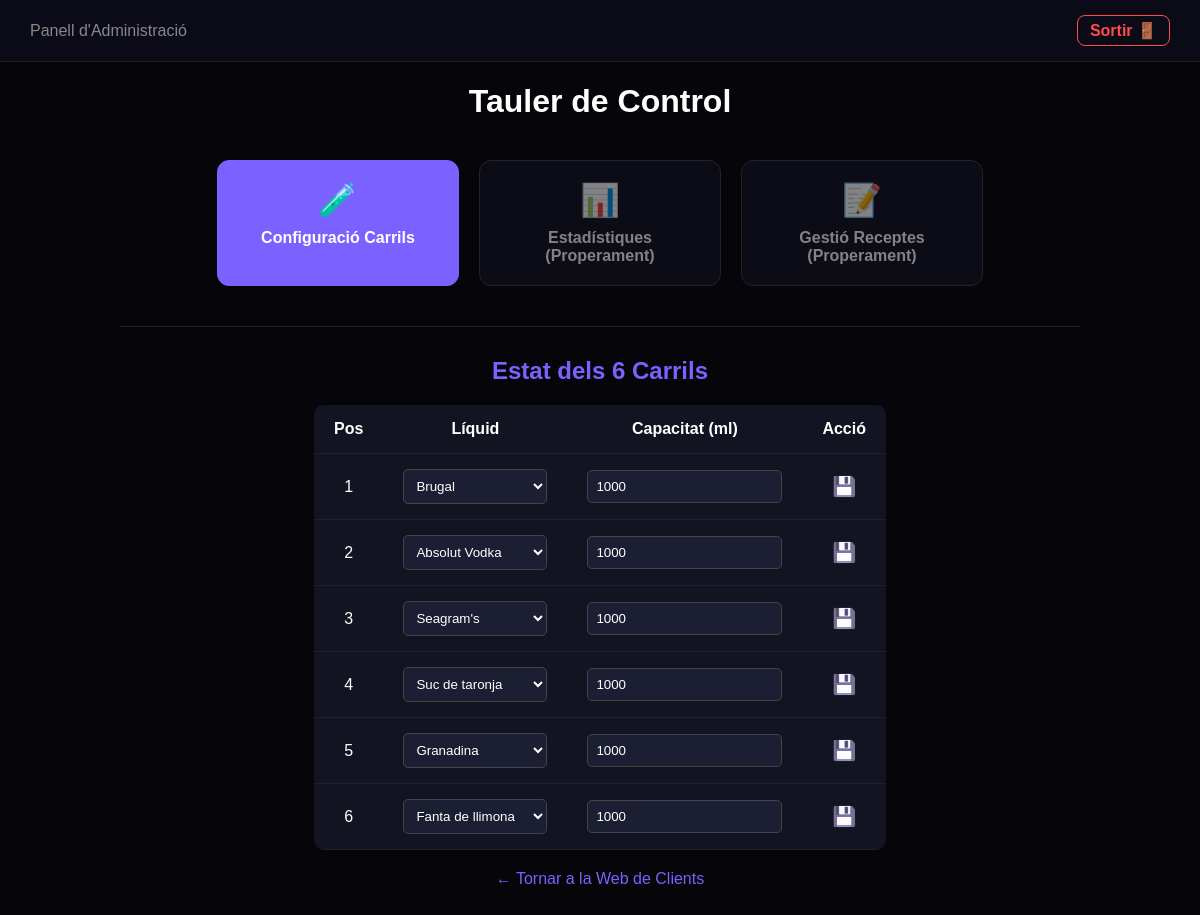
/admin (signed in), run on the app's committed database.
### tables this page shows
CREATE TABLE Muntatge (
        Posicio             INTEGER PRIMARY KEY CHECK (Posicio BETWEEN 1 AND 6),
        ID_Ingredient       INTEGER NOT NULL,
        Capacitat_Actual_ml INTEGER NOT NULL DEFAULT 0,
        FOREIGN KEY (ID_Ingredient) REFERENCES Ingredients(ID_Ingredient)
    );

CREATE TABLE Ingredients (
        ID_Ingredient INTEGER PRIMARY KEY AUTOINCREMENT,
        Nom_Liquid    TEXT NOT NULL,
        Te_Alcohol    INTEGER NOT NULL DEFAULT 0,
        Categoria     TEXT NOT NULL
    );

### app.py (the view)
@app.route('/admin')
def admin():
    if not session.get('admin_loguejat'):
        return redirect(url_for('login'))
    return render_template('admin.html', carrils=database.get_muntatge(), liquids=database.get_ingredients())

### database.py (called while the page is built)
def connectar():
    connexio = sqlite3.connect(RUTA_DB)
    connexio.row_factory = sqlite3.Row
    return connexio

def get_ingredients():
    connexio = connectar()
    llistat = connexio.execute("SELECT * FROM Ingredients").fetchall()
    connexio.close()
    return [dict(fila) for fila in llistat]

def get_muntatge():
    connexio = connectar()
    llistat = connexio.execute("""
                                SELECT m.Posicio, m.ID_Ingredient, i.Nom_Liquid, i.Categoria, i.Te_Alcohol, m.Capacitat_Actual_ml
                                FROM Muntatge m
                                JOIN Ingredients i ON m.ID_Ingredient = i.ID_Ingredient
                                ORDER BY m.Posicio
    """).fetchall()
    connexio.close()
    return [dict(fila) for fila in llistat]

### templates/admin.html (shortened to what this page needs)
<!DOCTYPE html>
<html lang="ca">
<head>
</head>
<body>
    <div class="admin-header">
        <div style="color: #888;">Panell d'Administració</div>
        <a href="/logout" class="btn-logout">Sortir 🚪</a>
    </div>
    <h1>Tauler de Control</h1>
    <div class="menu-admin">
        <a href="#carrils" class="boto-config actiu">
            <span style="font-size: 2rem;">🧪</span>
            Configuració Carrils
        </a>
        <a href="#" class="boto-config bloquejat">
            <span style="font-size: 2rem;">📊</span>
            Estadístiques<br>(Properament)
        </a>
        <a href="#" class="boto-config bloquejat">
            <span style="font-size: 2rem;">📝</span>
            Gestió Receptes<br>(Properament)
        </a>
    </div>
    <hr style="border: 0; border-top: 1px solid #222; width: 80%;">
    <div class="seccio-contingut" id="carrils">
        <h2 style="color: #7b61ff; margin-top: 30px;">Estat dels 6 Carrils</h2>
        <table>
            <thead>
                <tr>
                    <th>Pos</th>
                    <th>Líquid</th>
                    <th>Capacitat (ml)</th>
                    <th>Acció</th>
                </tr>
            </thead>
            <tbody>
                {% for fila in carrils %}
                <tr>
                    <form action="/guardar_carril" method="POST">
                        <td>{{ fila.Posicio }}<input type="hidden" name="posicio" value="{{ fila.Posicio }}"></td>
                        <td>
                            <select name="id_ingredient">
                                {% for ing in liquids %}
                                <option value="{{ ing.ID_Ingredient }}" {% if ing.ID_Ingredient == fila.ID_Ingredient %}selected{% endif %}>
                                    {{ ing.Nom_Liquid }}
                                </option>
                                {% endfor %}
                            </select>
                        </td>
                        <td><input type="number" name="ml" value="{{ fila.Capacitat_Actual_ml }}"></td>
                        <td><button type="submit" class="btn-save">💾</button></td>
                    </form>
                </tr>
                {% endfor %}
            </tbody>
        </table>
    </div>
    <p style="margin-bottom: 50px;"><a href="/" style="color: #7b61ff; text-decoration: none;">← Tornar a la Web de Clients</a></p>
</body>
</html>

### templates/admin.html (style rules this page uses)
body { background-color: #05050a; color: white; font-family: sans-serif; text-align: center; margin: 0; }
.admin-header { display: flex; justify-content: space-between; align-items: center; padding: 15px 30px; background-color: #0a0b16; border-bottom: 1px solid #222; }
.btn-logout { text-decoration: none; color: #ff4b4b; font-weight: bold; border: 1px solid #ff4b4b; padding: 5px 12px; border-radius: 8px; }
.menu-admin { display: flex; justify-content: center; gap: 20px; margin: 40px 0; }
.boto-config { background: #121421; border: 1px solid #7b61ff; color: white; padding: 20px 30px; border-radius: 12px; cursor: pointer; text-decoration: none; font-weight: bold; transition: 0.3s; display: flex; flex-direction: column; align-items: center; gap: 10px; width: 180px; }
.boto-config.actiu { background: #7b61ff; color: white; }
.boto-config.bloquejat { opacity: 0.5; border-color: #444; cursor: not-allowed; }
.seccio-contingut { width: 90%; margin: 0 auto; }
table { margin: 20px auto; background-color: #121421; border-collapse: collapse; border-radius: 10px; overflow: hidden; }
th, td { padding: 15px 20px; border-bottom: 1px solid #222; }
select, input { background: #1c1f33; color: white; border: 1px solid #444; padding: 8px; border-radius: 5px; }
.btn-save { background: none; border: none; cursor: pointer; font-size: 1.2rem; filter: sepia(1) hue-rotate(200deg); }

### data on the page
Muntatge: Posicio "1", id_ingredient "Brugal", ml "1000"
Muntatge: Posicio "2", id_ingredient "Absolut Vodka", ml "1000"
Muntatge: Posicio "3", id_ingredient "Seagram's", ml "1000"
Muntatge: Posicio "4", id_ingredient "Suc de taronja", ml "1000"
Muntatge: Posicio "5", id_ingredient "Granadina", ml "1000"
Muntatge: Posicio "6", id_ingredient "Fanta de llimona", ml "1000"
